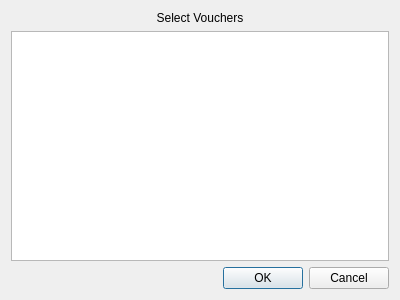
<?xml version="1.0" encoding="UTF-8"?>
<ui version="4.0">
 <class>Form</class>
 <widget class="QWidget" name="Form">
  <property name="geometry">
   <rect>
    <x>0</x>
    <y>0</y>
    <width>400</width>
    <height>300</height>
   </rect>
  </property>
  <property name="windowTitle">
   <string>Form</string>
  </property>
  <layout class="QVBoxLayout" name="verticalLayout">
   <item>
    <widget class="QLabel" name="label">
     <property name="text">
      <string>Select Vouchers</string>
     </property>
     <property name="alignment">
      <set>Qt::AlignCenter</set>
     </property>
    </widget>
   </item>
   <item>
    <widget class="QListWidget" name="listWidget"/>
   </item>
   <item>
    <widget class="QDialogButtonBox" name="buttonBox">
     <property name="standardButtons">
      <set>QDialogButtonBox::Cancel|QDialogButtonBox::Ok</set>
     </property>
    </widget>
   </item>
  </layout>
 </widget>
 <resources/>
 <connections/>
</ui>
